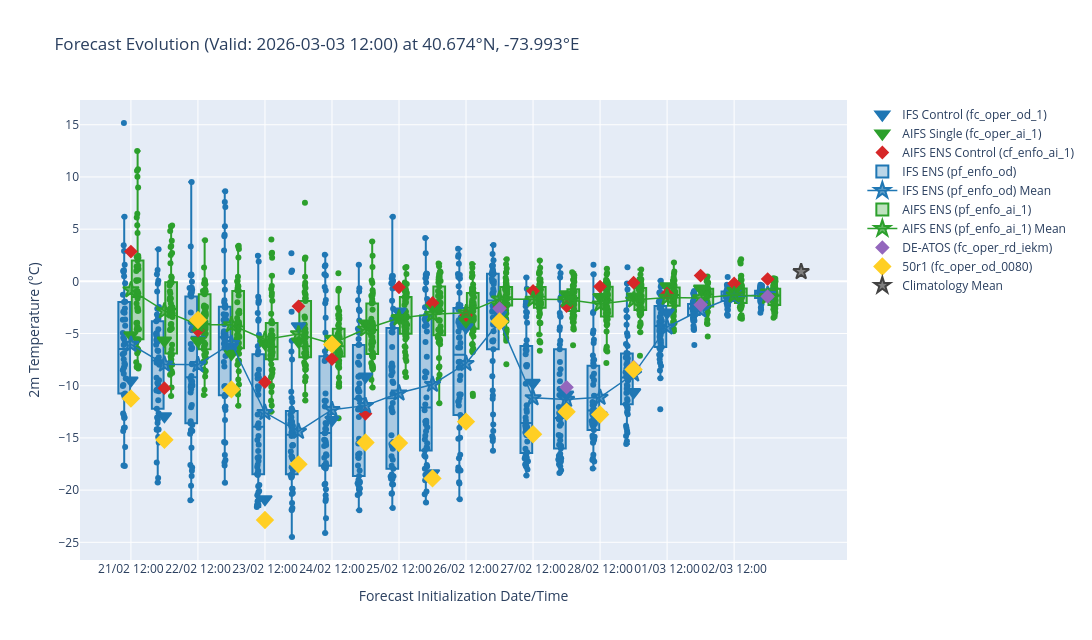

The cell this chart's notebook holds for it:
### Markdown cell above
## Step 4 — Interactive Plot (Plotly)

Generate the forecast evolution box-plot with hover info (bias, lead time, member index).
The plot is also exported as a standalone HTML file.

### Code cell
area_str = get_area_string(widgets_dict['config']['area_sub'])
date_str = widgets_dict['config']['valid_date'].strftime("%Y%m%d")
_, _, plot_dir = setup_data_directories(base_path, widgets_dict['config']['param'], area_str, date_str)
plot_data['data_df'].to_csv(f'{plot_dir}/plot_data.csv', index=False)

# Create the interactive plot
plot_forecast_evolution(plot_data, widgets_dict, plot_dir, export_html=True)

### Figure 1 — Plotly figure (JSON) as saved in the notebook; plotly's stock layout.template omitted (floating-point values rounded to 4 significant figures; data arrays with more than 128 entries replaced by an {"elided": "..."} marker saying what was removed)
{"data": [{"customdata": [[240, "21/02 12:00", -9.488], [228, "22/02 00:00", -12.92], [216, "22/02 12:00", -5.6], [204, "23/02 00:00", -6.256], [192, "23/02 12:00", -20.87], [180, "24/02 00:00", -4.303], [168, "24/02 12:00", -13.28], [156, "25/02 00:00", -9.119], [144, "25/02 12:00", -2.878], [132, "26/02 00:00", -18.38], [120, "26/02 12:00", -4.395], [108, "27/02 00:00", -3.195], [96, "27/02 12:00", -9.723], [84, "28/02 00:00", -10.85], [72, "28/02 12:00", -12.86], [60, "01/03 00:00", -10.61], [48, "01/03 12:00", -2.991], [36, "02/03 00:00", -2.241], [24, "02/03 12:00", -1.135], [12, "03/03 00:00", -1.095]], "hovertemplate": "Initialisation Date: %{customdata[1]}<br>Lead Time: %{customdata[0]}h<br>Value: %{y:.2f}°C<extra>Model: IFS Control (fc_oper_od_1)</extra>", "marker": {"color": "#1f77b4", "line": {"color": "#1f77b4", "width": 2}, "size": 12, "symbol": "triangle-down"}, "mode": "markers", "name": "IFS Control (fc_oper_od_1)", "type": "scatter", "x": [0, 1, 2, 3, 4, 5, 6, 7, 8, 9, 10, 11, 12, 13, 14, 15, 16, 17, 18, 19], "y": [-9.488, -12.92, -5.6, -6.256, -20.87, -4.303, -13.28, -9.119, -2.878, -18.38, -4.395, -3.195, -9.723, -10.85, -12.86, -10.61, -2.991, -2.241, -1.135, -1.095]}, {"customdata": [[240, "21/02 12:00", -5.154], [228, "22/02 00:00", -5.679], [216, "22/02 12:00", -5.702], [204, "23/02 00:00", -6.945], [192, "23/02 12:00", -5.957], [180, "24/02 00:00", -5.761], [168, "24/02 12:00", -5.492], [156, "25/02 00:00", -4.033], [144, "25/02 12:00", -3.508], [132, "26/02 00:00", -2.5], [120, "26/02 12:00", -3.83], [108, "27/02 00:00", -2.384], [96, "27/02 12:00", -0.9385], [84, "28/02 00:00", -1.246], [72, "28/02 12:00", -1.498], [60, "01/03 00:00", -1.444], [48, "01/03 12:00", -0.4793], [36, "02/03 00:00", -0.691], [24, "02/03 12:00", -0.8904], [12, "03/03 00:00", -1.08]], "hovertemplate": "Initialisation Date: %{customdata[1]}<br>Lead Time: %{customdata[0]}h<br>Value: %{y:.2f}°C<extra>Model: AIFS Single (fc_oper_ai_1)</extra>", "marker": {"color": "#2ca02c", "line": {"color": "#2ca02c", "width": 2}, "size": 12, "symbol": "triangle-down"}, "mode": "markers", "name": "AIFS Single (fc_oper_ai_1)", "type": "scatter", "x": [0, 1, 2, 3, 4, 5, 6, 7, 8, 9, 10, 11, 12, 13, 14, 15, 16, 17, 18, 19], "y": [-5.154, -5.679, -5.702, -6.945, -5.957, -5.761, -5.492, -4.033, -3.508, -2.5, -3.83, -2.384, -0.9385, -1.246, -1.498, -1.444, -0.4793, -0.691, -0.8904, -1.08]}, {"customdata": [[240, "21/02 12:00", 2.854], [228, "22/02 00:00", -10.23], [216, "22/02 12:00", -4.719], [204, "23/02 00:00", -10.35], [192, "23/02 12:00", -9.662], [180, "24/02 00:00", -2.391], [168, "24/02 12:00", -7.437], [156, "25/02 00:00", -12.68], [144, "25/02 12:00", -0.5691], [132, "26/02 00:00", -2.075], [120, "26/02 12:00", -3.235], [108, "27/02 00:00", -2.482], [96, "27/02 12:00", -0.9204], [84, "28/02 00:00", -2.372], [72, "28/02 12:00", -0.4999], [60, "01/03 00:00", -0.1249], [48, "01/03 12:00", -1.18], [36, "02/03 00:00", 0.5482], [24, "02/03 12:00", -0.2069], [12, "03/03 00:00", 0.2152]], "hovertemplate": "Initialisation Date: %{customdata[1]}<br>Lead Time: %{customdata[0]}h<br>Value: %{y:.2f}°C<extra>Model: AIFS ENS Control (cf_enfo_ai_1)</extra>", "marker": {"color": "#d62728", "line": {"color": "#d62728", "width": 1.5}, "size": 9, "symbol": "diamond"}, "mode": "markers", "name": "AIFS ENS Control (cf_enfo_ai_1)", "type": "scatter", "x": [0, 1, 2, 3, 4, 5, 6, 7, 8, 9, 10, 11, 12, 13, 14, 15, 16, 17, 18, 19], "y": [2.854, -10.23, -4.719, -10.35, -9.662, -2.391, -7.437, -12.68, -0.5691, -2.075, -3.235, -2.482, -0.9204, -2.372, -0.4999, -0.1249, -1.18, 0.5482, -0.2069, 0.2152]}, {"boxpoints": "all", "customdata": {"elided": "1000x4 mixed values"}, "fillcolor": "rgba(31, 119, 180, 0.3)", "hoverinfo": "y+name+text", "hovertemplate": "Model: IFS ENS (pf_enfo_od)<br>Date: %{customdata[2]}<br>Lead Time: %{customdata[0]}h<br>Member: %{customdata[1]}<br>Value: %{y:.2f}°C<br><extra></extra>", "jitter": 0.3, "marker": {"color": "#1f77b4"}, "name": "IFS ENS (pf_enfo_od)", "pointpos": 0, "showlegend": true, "text": {"elided": "1000 str values"}, "type": "box", "width": 0.35, "x": {"elided": "1000 float values"}, "y": {"elided": "1000 float values"}}, {"customdata": [[240, "21/02 12:00", -6.038], [228, "22/02 00:00", -7.938], [216, "22/02 12:00", -7.984], [204, "23/02 00:00", -5.954], [192, "23/02 12:00", -12.57], [180, "24/02 00:00", -14.38], [168, "24/02 12:00", -12.29], [156, "25/02 00:00", -11.91], [144, "25/02 12:00", -10.7], [132, "26/02 00:00", -9.882], [120, "26/02 12:00", -7.875], [108, "27/02 00:00", -3.847], [96, "27/02 12:00", -11.16], [84, "28/02 00:00", -11.31], [72, "28/02 12:00", -11.11], [60, "01/03 00:00", -8.884], [48, "01/03 12:00", -4.383], [36, "02/03 00:00", -2.743], [24, "02/03 12:00", -1.459], [12, "03/03 00:00", -1.263]], "hovertemplate": "Initialisation Date: %{customdata[1]}<br>Lead Time: %{customdata[0]}h<br>Value: %{y:.2f}°C<extra>Model: IFS ENS (pf_enfo_od) Mean</extra>", "line": {"color": "#1f77b4", "width": 1.5}, "marker": {"color": "rgba(31, 119, 180, 0.7)", "line": {"color": "#1f77b4", "width": 2}, "size": 12, "symbol": "star"}, "mode": "lines+markers", "name": "IFS ENS (pf_enfo_od) Mean", "type": "scatter", "x": [0, 1, 2, 3, 4, 5, 6, 7, 8, 9, 10, 11, 12, 13, 14, 15, 16, 17, 18, 19], "y": [-6.038, -7.938, -7.984, -5.954, -12.57, -14.38, -12.29, -11.91, -10.7, -9.882, -7.875, -3.847, -11.16, -11.31, -11.11, -8.884, -4.383, -2.743, -1.459, -1.263]}, {"boxpoints": "all", "customdata": {"elided": "1000x4 mixed values"}, "fillcolor": "rgba(44, 160, 44, 0.3)", "hoverinfo": "y+name+text", "hovertemplate": "Model: AIFS ENS (pf_enfo_ai_1)<br>Date: %{customdata[2]}<br>Lead Time: %{customdata[0]}h<br>Member: %{customdata[1]}<br>Value: %{y:.2f}°C<br><extra></extra>", "jitter": 0.3, "marker": {"color": "#2ca02c"}, "name": "AIFS ENS (pf_enfo_ai_1)", "pointpos": 0, "showlegend": true, "text": {"elided": "1000 str values"}, "type": "box", "width": 0.35, "x": {"elided": "1000 float values"}, "y": {"elided": "1000 float values"}}, {"customdata": [[240, "21/02 12:00", -0.8147], [228, "22/02 00:00", -2.835], [216, "22/02 12:00", -4.147], [204, "23/02 00:00", -4.159], [192, "23/02 12:00", -5.565], [180, "24/02 00:00", -5.036], [168, "24/02 12:00", -5.974], [156, "25/02 00:00", -4.565], [144, "25/02 12:00", -3.518], [132, "26/02 00:00", -3.161], [120, "26/02 12:00", -3.015], [108, "27/02 00:00", -1.699], [96, "27/02 12:00", -1.726], [84, "28/02 00:00", -1.743], [72, "28/02 12:00", -2.174], [60, "01/03 00:00", -1.791], [48, "01/03 12:00", -1.539], [36, "02/03 00:00", -1.593], [24, "02/03 12:00", -1.311], [12, "03/03 00:00", -1.458]], "hovertemplate": "Initialisation Date: %{customdata[1]}<br>Lead Time: %{customdata[0]}h<br>Value: %{y:.2f}°C<extra>Model: AIFS ENS (pf_enfo_ai_1) Mean</extra>", "line": {"color": "#2ca02c", "width": 1.5}, "marker": {"color": "rgba(44, 160, 44, 0.7)", "line": {"color": "#2ca02c", "width": 2}, "size": 12, "symbol": "star"}, "mode": "lines+markers", "name": "AIFS ENS (pf_enfo_ai_1) Mean", "type": "scatter", "x": [0, 1, 2, 3, 4, 5, 6, 7, 8, 9, 10, 11, 12, 13, 14, 15, 16, 17, 18, 19], "y": [-0.8147, -2.835, -4.147, -4.159, -5.565, -5.036, -5.974, -4.565, -3.518, -3.161, -3.015, -1.699, -1.726, -1.743, -2.174, -1.791, -1.539, -1.593, -1.311, -1.458]}, {"customdata": [[108, "27/02 00:00", -2.593], [84, "28/02 00:00", -10.15], [60, "01/03 00:00", -8.217], [36, "02/03 00:00", -2.253], [12, "03/03 00:00", -1.445]], "hovertemplate": "Initialisation Date: %{customdata[1]}<br>Lead Time: %{customdata[0]}h<br>Value: %{y:.2f}°C<extra>Model: DE-ATOS (fc_oper_rd_iekm)</extra>", "marker": {"color": "#9467bd", "line": {"color": "#9467bd", "width": 2}, "size": 9, "symbol": "diamond"}, "mode": "markers", "name": "DE-ATOS (fc_oper_rd_iekm)", "type": "scatter", "x": [11, 13, 15, 17, 19], "y": [-2.593, -10.15, -8.217, -2.253, -1.445]}, {"customdata": [[240, "21/02 12:00", -11.23], [228, "22/02 00:00", -15.18], [216, "22/02 12:00", -3.697], [204, "23/02 00:00", -10.35], [192, "23/02 12:00", -22.86], [180, "24/02 00:00", -17.53], [168, "24/02 12:00", -6.039], [156, "25/02 00:00", -15.44], [144, "25/02 12:00", -15.5], [132, "26/02 00:00", -18.88], [120, "26/02 12:00", -13.44], [108, "27/02 00:00", -3.843], [96, "27/02 12:00", -14.65], [84, "28/02 00:00", -12.49], [72, "28/02 12:00", -12.76], [60, "01/03 00:00", -8.438]], "hovertemplate": "Initialisation Date: %{customdata[1]}<br>Lead Time: %{customdata[0]}h<br>Value: %{y:.2f}°C<extra>Model: 50r1 (fc_oper_od_0080)</extra>", "marker": {"color": "#ffcf24", "line": {"color": "#ffcf24", "width": 2}, "size": 12, "symbol": "diamond"}, "mode": "markers", "name": "50r1 (fc_oper_od_0080)", "type": "scatter", "x": [0, 1, 2, 3, 4, 5, 6, 7, 8, 9, 10, 11, 12, 13, 14, 15], "y": [-11.23, -15.18, -3.697, -10.35, -22.86, -17.53, -6.039, -15.44, -15.5, -18.88, -13.44, -3.843, -14.65, -12.49, -12.76, -8.438]}, {"customdata": [[0]], "hovertemplate": "Climatology Mean: %{y:.2f}°C<extra></extra>", "marker": {"color": "#7f7f7f", "line": {"color": "#424242", "width": 2}, "size": 12, "symbol": "star"}, "mode": "markers", "name": "Climatology Mean", "type": "scatter", "x": [20], "y": [0.9235]}], "layout": {"height": 640, "showlegend": true, "title": {"text": "Forecast Evolution (Valid: 2026-03-03 12:00) at 40.674°N, -73.993°E"}, "width": 1600, "xaxis": {"dtick": 12, "gridcolor": "white", "gridwidth": 1, "showgrid": true, "tickangle": 0, "ticktext": ["21/02 12:00", "22/02 12:00", "23/02 12:00", "24/02 12:00", "25/02 12:00", "26/02 12:00", "27/02 12:00", "28/02 12:00", "01/03 12:00", "02/03 12:00"], "tickvals": [0, 2, 4, 6, 8, 10, 12, 14, 16, 18], "title": {"text": "Forecast Initialization Date/Time"}}, "yaxis": {"title": {"text": "2m Temperature (°C)"}}}}
